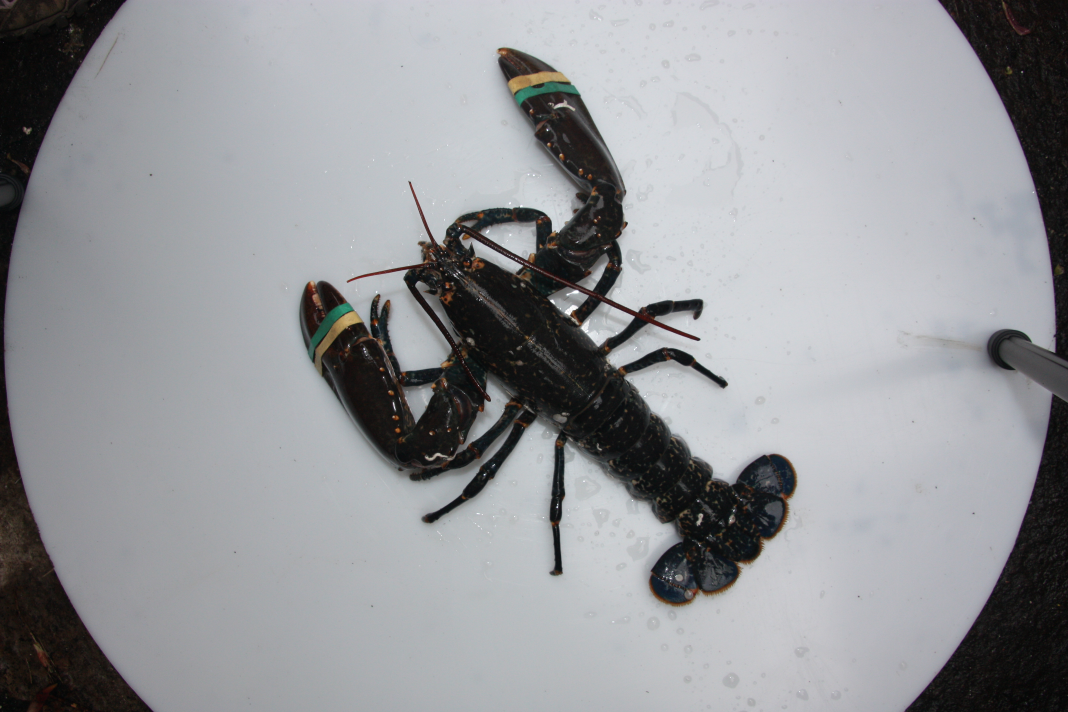
#> input picture work/src/imgs/lobsters/IMG_1380.JPG, 4272 x 2848 px, found by its file name (shown at 1/4 size); its folder holds only this picture in this run
$ python keypoints.py ../../../work/src/imgs/lobsters/IMG_1380.JPG
#> lines starting #> are read from the running program, lines starting #| are printed output that depends on the picture
#> further down, image is the input picture: shape (2848, 4272, 3); mean B, G, R 152.7, 149.5, 148.1
import sys
import os
import cv2
import numpy as np

import common.cv as cc

# Draw keypoints scaled so keypoints are more prominent
def draw_keypoints(image, kps, scale):
    kps = cc.remove_duplicates(kps)
    img = image.copy()
    img = cv2.resize(image, (0,0), fx=scale, fy=scale)

    for kp in kps:
        (x,y) = kp.pt
        x *= scale
        y *= scale

        kp.pt = (x,y)
        kp.size *= scale

    img = cv2.drawKeypoints(img, kps, img, flags=cv2.DRAW_MATCHES_FLAGS_DRAW_RICH_KEYPOINTS)

    return img


def harris(gray, image):
    dist = cv2.cornerHarris(gray, 2, 29, 0.0001)
    dist = cv2.dilate(dist, None)

    harris_img = image.copy()
    harris_img[dist>0.001*dist.max()] = [0,0,255]
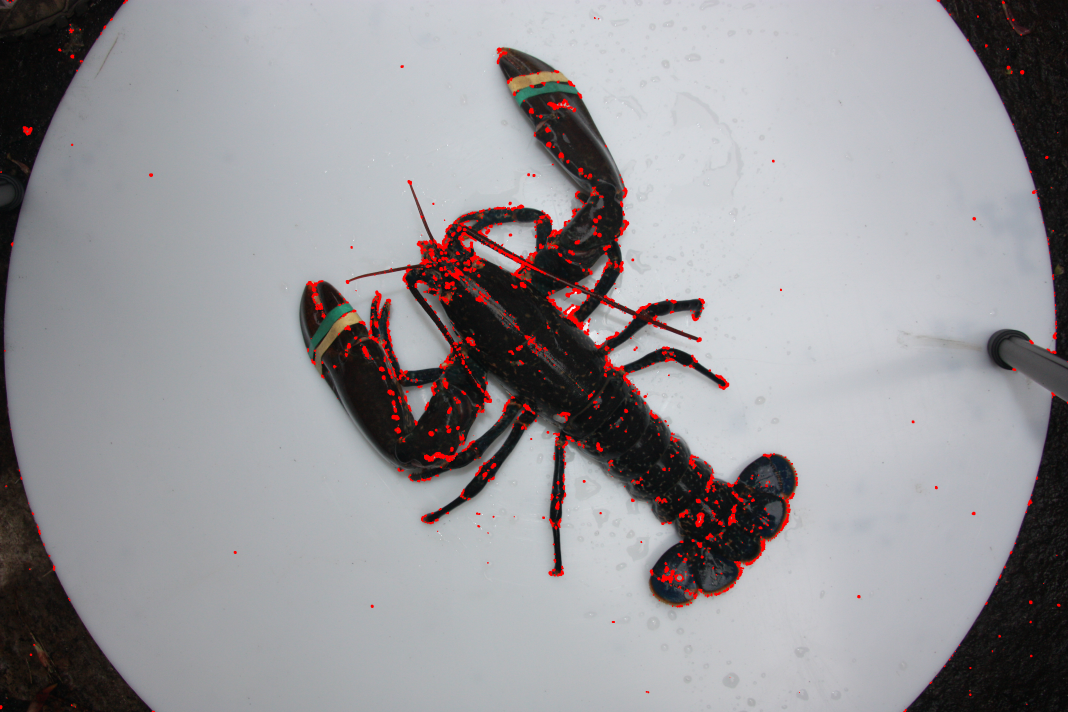
#> harris_img: shape (2848, 4272, 3) (shown at 1/4 size); mean B, G, R 151.6, 148.3, 150.4

    return harris_img

def shi_tomasi(gray_image, image):
    corners = cv2.goodFeaturesToTrack(gray_image, 500, 0.01, 1)
#> corners = 500 rows, first 8: [1782, 1011], [1806, 1799], [1932, 1179], [1913, 1541], [2108, 1059], [1968, 984], [1784, 1149], [1788, 1707]
    corners = np.int0(corners)

    shi_tomasi_img = image.copy()
    for i in corners:
        x,y = i.ravel()
        cv2.circle(shi_tomasi_img, (x,y), 10, (0,0,255), -1)
#> this loop made 500 passes

    return shi_tomasi_img

def sift(image, best_des=None):
    sift = cv2.xfeatures2d.SIFT_create()
#> (the run stopped early here; a loop or call above may not have finished)
